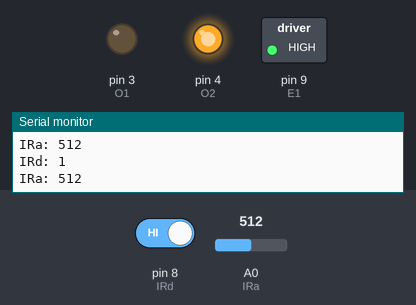
Recording of a sketch running on a simulated Arduino Uno, built with avr-gcc and run on an emulated ATmega328P. On the bench: switched loads named in the sketch (green lamp = pin HIGH), output pins drawn as LEDs (lit = HIGH), the last lines printed to the serial monitor. The test bench sets the inputs (shaded band); at power-on: A0 (IRa) = 512, pin 8 (IRd) HIGH.

Above: at 1.2 s.
1.3 s: A0 (IRa) set to 938
4.3 s: A0 (IRa) set to 961
At 5.0 s:
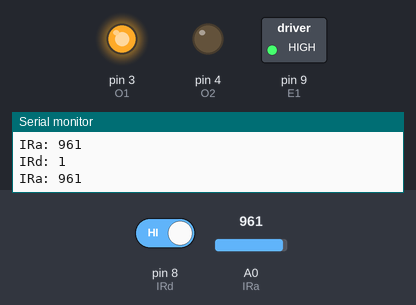
5.8 s: A0 (IRa) set to 940
At 6.1 s:
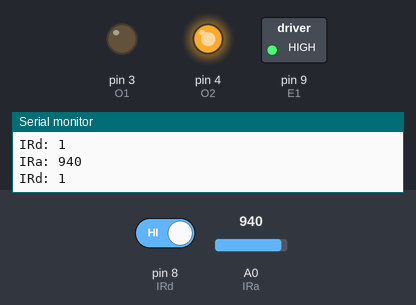
8.8 s: A0 (IRa) set to 960
At 9.4 s:
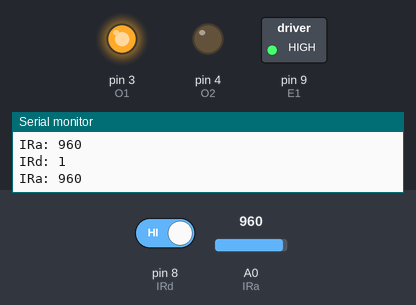
Timing chart, 0 to 11.3 s (numbered marks = the images above; inputs shaded):
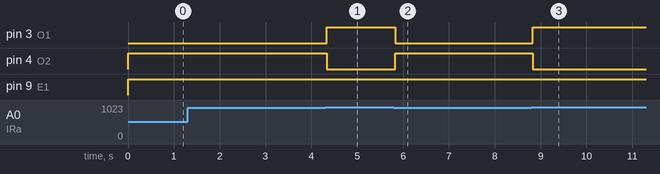

The sketch:

MODUL4_1_KEL24_ROBOTIKA.ino
```cpp
//#include <tcrt5k.h>
#define E1 9
#define O1 3
#define O2 4
#define IRa A0
#define IRd 8
void setup() {
 pinMode(E1, OUTPUT);
 pinMode(O1, OUTPUT);
 pinMode(O2, OUTPUT);
 pinMode(IRa, INPUT);
 pinMode(IRd, INPUT);
 Serial.begin(9600);
}
void loop() {
  delayMicroseconds(500);
  int b = analogRead(A0);
  int c = digitalRead(8);
  Serial.print("IRa: ");
  Serial.println(b);
  Serial.print("IRd: ");
  Serial.println(c);

  if (b <= 950){
    digitalWrite(E1, HIGH);
    digitalWrite(O1, LOW);
    digitalWrite(O2, HIGH);
  }
  else if (b >= 100){
    digitalWrite(E1, HIGH);
    digitalWrite(O1, HIGH);
    digitalWrite(O2, LOW);
  }
//else if (IRd == 1){
// digitalWrite(E1, HIGH);
// digitalWrite(O1, HIGH);
// digitalWrite(O2, LOW);
//}
//if (IRd == 0){
// digitalWrite(E1, HIGH);
// digitalWrite(O1, HIGH);
// digitalWrite(O2, LOW);
//}
  else{
    digitalWrite(E1, LOW);
    digitalWrite(O1, LOW);
    digitalWrite(O2, LOW);
  }
}
```

Measured:
- the behaviour switches between 950 and 951 on A0 (IRa) (found by bisection; images 0 and 1)
- after the input at 4.3 s, pin 3 (O1): LOW → HIGH at once; pin 4 (O2): HIGH → LOW at once
- after the input at 5.8 s, pin 3 (O1): HIGH → LOW at once; pin 4 (O2): LOW → HIGH at once
- after the input at 8.8 s, pin 3 (O1): LOW → HIGH at once; pin 4 (O2): HIGH → LOW at once
